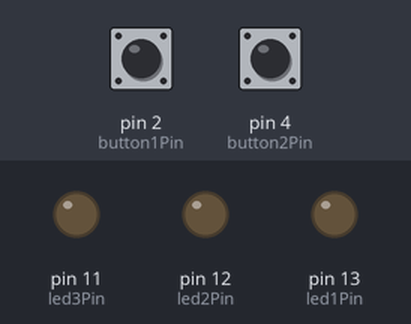
Recording of a sketch running on a simulated Arduino Uno, built with avr-gcc and run on an emulated ATmega328P. Shown: output pins drawn as LEDs (lit = HIGH). Inputs (shaded band) come from the test bench; at power-on: pin 2 (button1Pin) LOW, pin 4 (button2Pin) LOW.

Above: at 1.2 s.
1.3 s: pin 2 (button1Pin) pulled HIGH for 0.15 s
At 1.37 s:
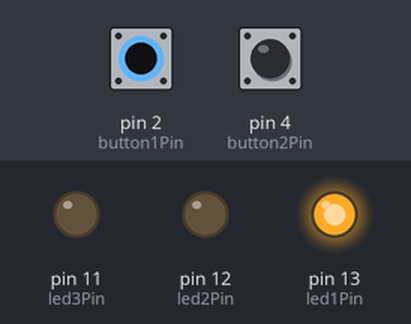
2.9 s: pin 4 (button2Pin) pulled HIGH for 0.15 s
At 2.97 s:
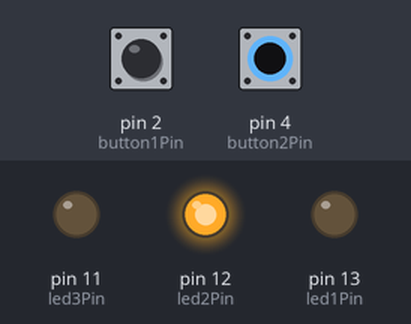
4.5 s: pin 4 (button2Pin) pulled HIGH for 3.2 s
At 8.9 s:
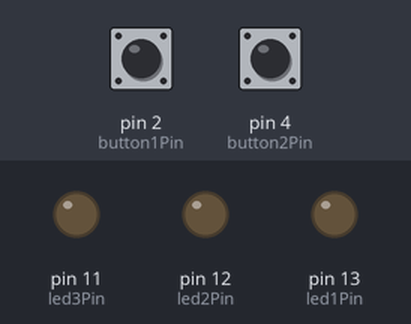
9.2 s: pin 2 (button1Pin) pulled HIGH for 3.2 s
At 10.2 s:
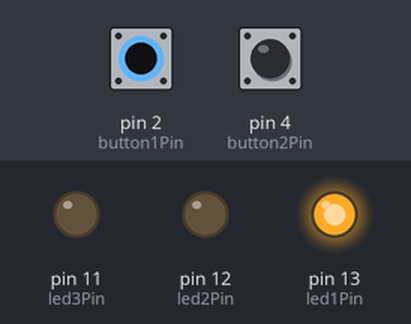
13.9 s: pin 2 (button1Pin) driven HIGH and pin 4 (button2Pin) driven HIGH
At 14.9 s:
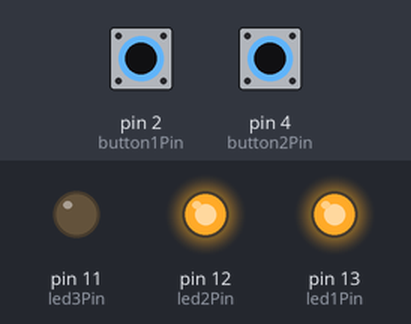
Timing chart, 0 to 16.4 s (numbered marks = the images above; inputs shaded):
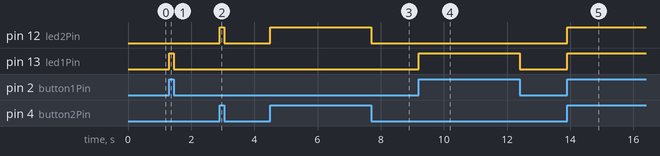

The sketch:

button_LED_test.ino
```cpp
// Jaiden was here
// constants won't change. They're used here to set pin numbers:
const int button1Pin = 2;     // the number of the pushbutton pin
const int button2Pin=4;
const int led1Pin =  13;// the number of the LED pin
const int led2Pin=12;
const int led3Pin=11;

// variables will change:
int button1State = 0;         // variable for reading the pushbutton status
int button2State=0;

//comment

void setup() {
  // initialize the LED pin as an output:
  pinMode(led1Pin, OUTPUT);
  pinMode(led2Pin, OUTPUT);
  pinMode(led3Pin, OUTPUT);
  // initialize the pushbutton pin as an input:
  pinMode(button1Pin, INPUT);
  pinMode(button2Pin, INPUT);
}

void loop() {
  // read the state of the pushbutton value:
  button1State = digitalRead(button1Pin);
  button2State=digitalRead(button2Pin);

  // check if the pushbutton is pressed. If it is, the buttonState is HIGH:
  if (button1State == HIGH) {
    // turn LED on:
    digitalWrite(led1Pin, HIGH);
  } else {
    // turn LED off:
    digitalWrite(led1Pin, LOW);
  }
  if(button2State==HIGH){
    digitalWrite(led2Pin,HIGH);
    }
   else{
      digitalWrite(led2Pin,LOW);
    }
}
```

Measured:
- after the input at 1.3 s, pin 13 (led1Pin): LOW → HIGH at once, → LOW 0.15 s later
- after the input at 2.9 s, pin 12 (led2Pin): LOW → HIGH at once, → LOW 0.15 s later
- after the input at 4.5 s, pin 12 (led2Pin): LOW → HIGH at once, → LOW 3.2 s later
- after the input at 9.2 s, pin 13 (led1Pin): LOW → HIGH at once, → LOW 3.2 s later
- after the input at 13.9 s, pin 12 (led2Pin), pin 13 (led1Pin): LOW → HIGH at once
